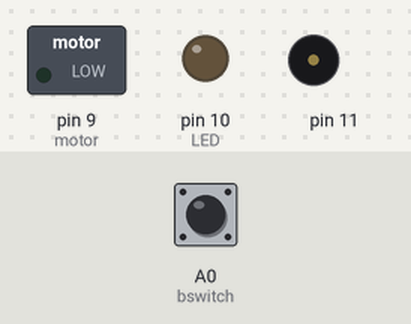
The sketch below on a simulated Arduino Uno, built with avr-gcc and run on an emulated ATmega328P. Parts: switched loads named in the sketch (green lamp = pin HIGH), output pins drawn as LEDs (lit = HIGH), buzzer (waves = sounding). The test bench sets the inputs (shaded band); at power-on: A0 (bswitch) LOW.

Above: at 1.2 s.
1.3 s: A0 (bswitch) pulled HIGH for 0.15 s
At 1.45 s:
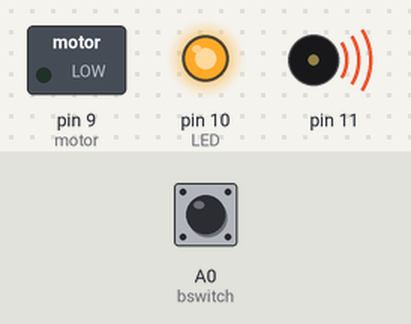
At 8.2 s:
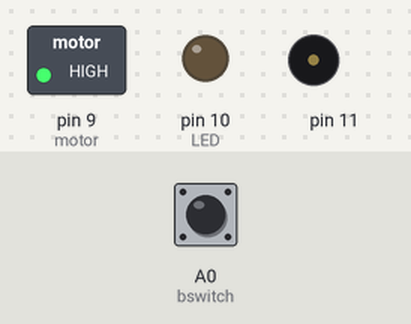
Timing chart, 0 to 11.7 s (numbered marks = the images above; inputs shaded):
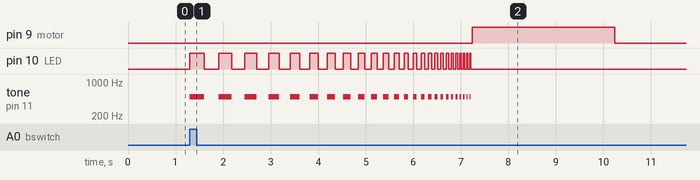

Measured:
- after the input at 1.3 s, pin 9 (motor): LOW → HIGH after 5.9 s, → LOW 3.0 s later; pin 10 (LED): LOW → HIGH at once, then repeats every 0.58 s: LOW 0.31 s, HIGH 0.27 s, until it stays LOW from 7.2 s; tone on pin 11: silent → 500 Hz at once, then repeats every 0.58 s: silent 0.31 s, 500 Hz 0.27 s, until it stays silent from 7.2 s

The sketch:

Countdown_Fan_Launcher.ino
```cpp
//Countdown Fan Launcher

const int LED = 10;
const int motor = 9;
const int bswitch = A0;
int button;
int oldbutton;
int buttonval;
int motorstate;
int speakerrate;
int startup;

void setup() {
  pinMode(LED,OUTPUT);
  pinMode(motor,OUTPUT);
  pinMode(bswitch,INPUT);
}

void loop() {

  button = digitalRead(bswitch);
  if((button == HIGH) && (oldbutton == LOW)){
    speakerrate = 300;
    startup = 1;
    }
    oldbutton = button;

  if((speakerrate > 25) && (motorstate == 0)){
    tone(11,500,speakerrate);
    digitalWrite(LED,HIGH);
    delay(speakerrate);
    digitalWrite(LED,LOW);
    noTone(11);
    delay(speakerrate);
    speakerrate = speakerrate/1.1;
    }
  if((speakerrate <= 25) && (startup == 1)) {
    motorstate = 1;
    noTone(11);
    }
  if(motorstate == 1){
    digitalWrite(motor,HIGH);
    delay(3000);
    digitalWrite(motor,LOW);
    delay(1000);
    motorstate = 0;
    startup = 0;
    }
    delay(5);
}
```
